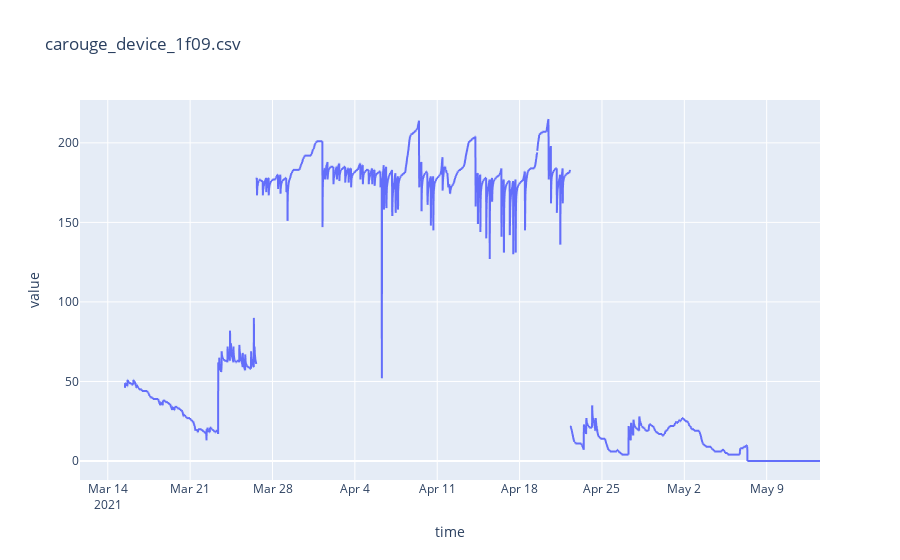

Notebook source saved alongside this figure:
### Code cell
n = 11

devices = [
    "0a6a",
    "0a7c",
    "0a80",
    "0a83",
    "1efd",
    "1efe",
    "1eff",
    "1f0d",
    "1f02",
    "1f06",
    "1f08",
    "1f09",
    "1f10"
]

filename = "carouge_device_" + devices[n] + ".csv"

data = pd.read_csv("../data/" + filename)
data['time'] = pd.to_datetime(data['time'], unit = 's')
fig = px.line(data, x = 'time', y = 'value', title=filename)
#fig.update_layout(yaxis_range=[0,100])
fig.show()
plt.plot(data['value'].values)

### Figure 1 — Plotly figure (JSON) as saved in the notebook; plotly's stock layout.template omitted (floating-point values rounded to 4 significant figures; data arrays with more than 128 entries replaced by an {"elided": "..."} marker saying what was removed)
{"data": [{"hovertemplate": "time=%{x}<br>value=%{y}<extra></extra>", "legendgroup": "", "line": {"color": "#636efa", "dash": "solid"}, "mode": "lines", "name": "", "showlegend": false, "type": "scattergl", "x": {"elided": "6668 str values"}, "xaxis": "x", "y": {"elided": "6668 int values"}, "yaxis": "y"}], "layout": {"legend": {"tracegroupgap": 0}, "title": {"text": "carouge_device_1f09.csv"}, "xaxis": {"anchor": "y", "domain": [0, 1], "title": {"text": "time"}}, "yaxis": {"anchor": "x", "domain": [0, 1], "title": {"text": "value"}}}}
